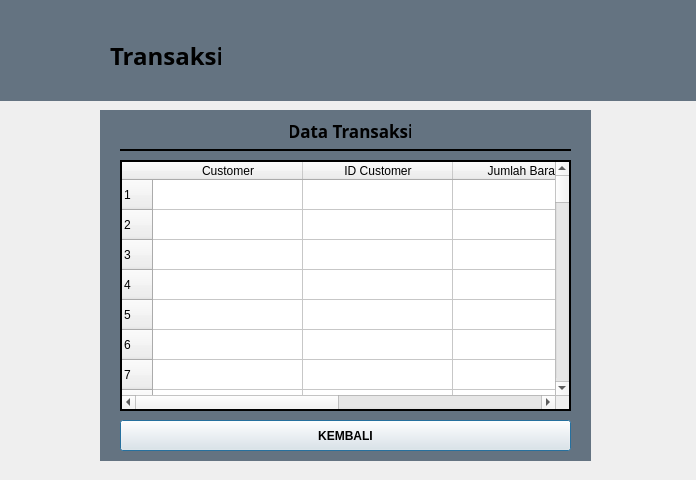
<?xml version="1.0" encoding="UTF-8"?>
<ui version="4.0">
 <class>Dialog</class>
 <widget class="QDialog" name="Dialog">
  <property name="geometry">
   <rect>
    <x>0</x>
    <y>0</y>
    <width>696</width>
    <height>480</height>
   </rect>
  </property>
  <property name="windowTitle">
   <string>Dialog</string>
  </property>
  <widget class="QLabel" name="label">
   <property name="geometry">
    <rect>
     <x>0</x>
     <y>0</y>
     <width>701</width>
     <height>101</height>
    </rect>
   </property>
   <property name="styleSheet">
    <string notr="true">background-color: #647381;</string>
   </property>
   <property name="text">
    <string/>
   </property>
  </widget>
  <widget class="QLabel" name="label_2">
   <property name="geometry">
    <rect>
     <x>0</x>
     <y>0</y>
     <width>111</width>
     <height>101</height>
    </rect>
   </property>
   <property name="styleSheet">
    <string notr="true">image: url(:/newPrefix/images__1_-removebg-preview.png);</string>
   </property>
   <property name="text">
    <string/>
   </property>
  </widget>
  <widget class="QLabel" name="label_3">
   <property name="geometry">
    <rect>
     <x>110</x>
     <y>40</y>
     <width>111</width>
     <height>31</height>
    </rect>
   </property>
   <property name="font">
    <font>
     <family>Myanmar Text</family>
     <pointsize>18</pointsize>
     <weight>75</weight>
     <bold>true</bold>
    </font>
   </property>
   <property name="text">
    <string>Transaksi</string>
   </property>
  </widget>
  <widget class="QLabel" name="label_4">
   <property name="geometry">
    <rect>
     <x>270</x>
     <y>120</y>
     <width>141</width>
     <height>21</height>
    </rect>
   </property>
   <property name="font">
    <font>
     <pointsize>13</pointsize>
     <weight>75</weight>
     <bold>true</bold>
    </font>
   </property>
   <property name="text">
    <string>Data Transaksi</string>
   </property>
   <property name="alignment">
    <set>Qt::AlignCenter</set>
   </property>
  </widget>
  <widget class="QLabel" name="label_5">
   <property name="geometry">
    <rect>
     <x>100</x>
     <y>110</y>
     <width>491</width>
     <height>351</height>
    </rect>
   </property>
   <property name="styleSheet">
    <string notr="true">background: #647381;</string>
   </property>
   <property name="text">
    <string/>
   </property>
  </widget>
  <widget class="Line" name="line">
   <property name="geometry">
    <rect>
     <x>120</x>
     <y>140</y>
     <width>451</width>
     <height>20</height>
    </rect>
   </property>
   <property name="frameShadow">
    <enum>QFrame::Plain</enum>
   </property>
   <property name="lineWidth">
    <number>2</number>
   </property>
   <property name="orientation">
    <enum>Qt::Horizontal</enum>
   </property>
  </widget>
  <widget class="QTableWidget" name="table_dataTransaksi">
   <property name="geometry">
    <rect>
     <x>120</x>
     <y>160</y>
     <width>451</width>
     <height>251</height>
    </rect>
   </property>
   <property name="frameShape">
    <enum>QFrame::Box</enum>
   </property>
   <property name="frameShadow">
    <enum>QFrame::Plain</enum>
   </property>
   <property name="lineWidth">
    <number>2</number>
   </property>
   <property name="rowCount">
    <number>1000</number>
   </property>
   <property name="columnCount">
    <number>4</number>
   </property>
   <attribute name="horizontalHeaderDefaultSectionSize">
    <number>150</number>
   </attribute>
   <row/>
   <row/>
   <row/>
   <row/>
   <row/>
   <row/>
   <row/>
   <row/>
   <row/>
   <row/>
   <row/>
   <row/>
   <row/>
   <row/>
   <row/>
   <row/>
   <row/>
   <row/>
   <row/>
   <row/>
   <row/>
   <row/>
   <row/>
   <row/>
   <row/>
   <row/>
   <row/>
   <row/>
   <row/>
   <row/>
   <row/>
   <row/>
   <row/>
   <row/>
   <row/>
   <row/>
   <row/>
   <row/>
   <row/>
   <row/>
   <row/>
   <row/>
   <row/>
   <row/>
   <row/>
   <row/>
   <row/>
   <row/>
   <row/>
   <row/>
   <row/>
   <row/>
   <row/>
   <row/>
   <row/>
   <row/>
   <row/>
   <row/>
   <row/>
   <row/>
   <row/>
   <row/>
   <row/>
   <row/>
   <row/>
   <row/>
   <row/>
   <row/>
   <row/>
   <row/>
   <row/>
   <row/>
   <row/>
   <row/>
   <row/>
   <row/>
   <row/>
   <row/>
   <row/>
   <row/>
   <row/>
   <row/>
   <row/>
   <row/>
   <row/>
   <row/>
   <row/>
   <row/>
   <row/>
   <row/>
   <row/>
   <row/>
   <row/>
   <row/>
   <row/>
   <row/>
   <row/>
   <row/>
   <row/>
   <row/>
   <row/>
   <row/>
   <row/>
   <row/>
   <row/>
   <row/>
   <row/>
   <row/>
   <row/>
   <row/>
   <row/>
   <row/>
   <row/>
   <row/>
   <row/>
   <row/>
   <row/>
   <row/>
   <row/>
   <row/>
   <row/>
   <row/>
   <row/>
   <row/>
   <row/>
   <row/>
   <row/>
   <row/>
   <row/>
   <row/>
   <row/>
   <row/>
   <row/>
   <row/>
   <row/>
   <row/>
   <row/>
   <row/>
   <row/>
   <row/>
   <row/>
   <row/>
   <row/>
   <row/>
   <row/>
   <row/>
   <row/>
   <row/>
   <row/>
   <row/>
   <row/>
   <row/>
   <row/>
   <row/>
   <row/>
   <row/>
   <row/>
   <row/>
   <row/>
   <row/>
   <row/>
   <row/>
   <row/>
   <row/>
   <row/>
   <row/>
   <row/>
   <row/>
   <row/>
   <row/>
   <row/>
   <row/>
   <row/>
   <row/>
   <row/>
   <row/>
   <row/>
   <row/>
   <row/>
   <row/>
   <row/>
   <row/>
   <row/>
   <row/>
   <row/>
   <row/>
   <row/>
   <row/>
   <row/>
   <row/>
   <row/>
   <row/>
   <row/>
   <row/>
   <row/>
   <row/>
   <row/>
   <row/>
   <row/>
   <row/>
   <row/>
   <row/>
   <row/>
   <row/>
   <row/>
   <row/>
   <row/>
   <row/>
   <row/>
   <row/>
   <row/>
   <row/>
   <row/>
   <row/>
   <row/>
   <row/>
   <row/>
   <row/>
   <row/>
   <row/>
   <row/>
   <row/>
   <row/>
   <row/>
   <row/>
   <row/>
   <row/>
   <row/>
   <row/>
   <row/>
   <row/>
   <row/>
   <row/>
   <row/>
   <row/>
   <row/>
   <row/>
   <row/>
   <row/>
   <row/>
   <row/>
   <row/>
   <row/>
   <row/>
   <row/>
   <row/>
   <row/>
   <row/>
   <row/>
   <row/>
   <row/>
   <row/>
   <row/>
   <row/>
   <row/>
   <row/>
   <row/>
   <row/>
   <row/>
   <row/>
   <row/>
   <row/>
   <row/>
   <row/>
   <row/>
   <row/>
   <row/>
   <row/>
   <row/>
   <row/>
   <row/>
   <row/>
   <row/>
   <row/>
   <row/>
   <row/>
   <row/>
   <row/>
   <row/>
   <row/>
   <row/>
   <row/>
   <row/>
   <row/>
   <row/>
   <row/>
   <row/>
   <row/>
   <row/>
   <row/>
   <row/>
   <row/>
   <row/>
   <row/>
   <row/>
   <row/>
   <row/>
   <row/>
   <row/>
   <row/>
   <row/>
   <row/>
   <row/>
   <row/>
   <row/>
   <row/>
   <row/>
   <row/>
   <row/>
   <row/>
   <row/>
   <row/>
   <row/>
   <row/>
   <row/>
   <row/>
   <row/>
   <row/>
   <row/>
   <row/>
   <row/>
   <row/>
   <row/>
   <row/>
   <row/>
   <row/>
   <row/>
   <row/>
   <row/>
   <row/>
   <row/>
   <row/>
   <row/>
   <row/>
   <row/>
   <row/>
   <row/>
   <row/>
   <row/>
   <row/>
   <row/>
   <row/>
   <row/>
   <row/>
   <row/>
   <row/>
   <row/>
   <row/>
   <row/>
   <row/>
   <row/>
   <row/>
   <row/>
   <row/>
   <row/>
   <row/>
   <row/>
   <row/>
   <row/>
   <row/>
   <row/>
   <row/>
   <row/>
   <row/>
   <row/>
   <row/>
   <row/>
   <row/>
   <row/>
   <row/>
   <row/>
   <row/>
   <row/>
   <row/>
   <row/>
   <row/>
   <row/>
   <row/>
   <row/>
   <row/>
   <row/>
   <row/>
   <row/>
   <row/>
   <row/>
   <row/>
   <row/>
   <row/>
   <row/>
   <row/>
   <row/>
   <row/>
   <row/>
   <row/>
   <row/>
   <row/>
   <row/>
   <row/>
   <row/>
   <row/>
   <row/>
   <row/>
   <row/>
   <row/>
   <row/>
   <row/>
   <row/>
   <row/>
   <row/>
   <row/>
   <row/>
   <row/>
   <row/>
   <row/>
   <row/>
   <row/>
   <row/>
   <row/>
   <row/>
   <row/>
   <row/>
   <row/>
   <row/>
   <row/>
   <row/>
   <row/>
   <row/>
   <row/>
   <row/>
   <row/>
   <row/>
   <row/>
   <row/>
   <row/>
   <row/>
   <row/>
   <row/>
   <row/>
   <row/>
   <row/>
   <row/>
   <row/>
   <row/>
   <row/>
   <row/>
   <row/>
   <row/>
   <row/>
   <row/>
   <row/>
   <row/>
   <row/>
   <row/>
   <row/>
   <row/>
   <row/>
   <row/>
   <row/>
   <row/>
   <row/>
   <row/>
   <row/>
   <row/>
   <row/>
   <row/>
   <row/>
   <row/>
   <row/>
   <row/>
   <row/>
   <row/>
   <row/>
   <row/>
   <row/>
   <row/>
   <row/>
   <row/>
   <row/>
   <row/>
   <row/>
   <row/>
   <row/>
   <row/>
   <row/>
   <row/>
   <row/>
   <row/>
   <row/>
   <row/>
   <row/>
   <row/>
   <row/>
   <row/>
   <row/>
   <row/>
   <row/>
   <row/>
   <row/>
   <row/>
   <row/>
   <row/>
   <row/>
   <row/>
   <row/>
   <row/>
   <row/>
   <row/>
   <row/>
   <row/>
   <row/>
   <row/>
   <row/>
   <row/>
   <row/>
   <row/>
   <row/>
   <row/>
   <row/>
   <row/>
   <row/>
   <row/>
   <row/>
   <row/>
   <row/>
   <row/>
   <row/>
   <row/>
   <row/>
   <row/>
   <row/>
   <row/>
   <row/>
   <row/>
   <row/>
   <row/>
   <row/>
   <row/>
   <row/>
   <row/>
   <row/>
   <row/>
   <row/>
   <row/>
   <row/>
   <row/>
   <row/>
   <row/>
   <row/>
   <row/>
   <row/>
   <row/>
   <row/>
   <row/>
   <row/>
   <row/>
   <row/>
   <row/>
   <row/>
   <row/>
   <row/>
   <row/>
   <row/>
   <row/>
   <row/>
   <row/>
   <row/>
   <row/>
   <row/>
   <row/>
   <row/>
   <row/>
   <row/>
   <row/>
   <row/>
   <row/>
   <row/>
   <row/>
   <row/>
   <row/>
   <row/>
   <row/>
   <row/>
   <row/>
   <row/>
   <row/>
   <row/>
   <row/>
   <row/>
   <row/>
   <row/>
   <row/>
   <row/>
   <row/>
   <row/>
   <row/>
   <row/>
   <row/>
   <row/>
   <row/>
   <row/>
   <row/>
   <row/>
   <row/>
   <row/>
   <row/>
   <row/>
   <row/>
   <row/>
   <row/>
   <row/>
   <row/>
   <row/>
   <row/>
   <row/>
   <row/>
   <row/>
   <row/>
   <row/>
   <row/>
   <row/>
   <row/>
   <row/>
   <row/>
   <row/>
   <row/>
   <row/>
   <row/>
   <row/>
   <row/>
   <row/>
   <row/>
   <row/>
   <row/>
   <row/>
   <row/>
   <row/>
   <row/>
   <row/>
   <row/>
   <row/>
   <row/>
   <row/>
   <row/>
   <row/>
   <row/>
   <row/>
   <row/>
   <row/>
   <row/>
   <row/>
   <row/>
   <row/>
   <row/>
   <row/>
   <row/>
   <row/>
   <row/>
   <row/>
   <row/>
   <row/>
   <row/>
   <row/>
   <row/>
   <row/>
   <row/>
   <row/>
   <row/>
   <row/>
   <row/>
   <row/>
   <row/>
   <row/>
   <row/>
   <row/>
   <row/>
   <row/>
   <row/>
   <row/>
   <row/>
   <row/>
   <row/>
   <row/>
   <row/>
   <row/>
   <row/>
   <row/>
   <row/>
   <row/>
   <row/>
   <row/>
   <row/>
   <row/>
   <row/>
   <row/>
   <row/>
   <row/>
   <row/>
   <row/>
   <row/>
   <row/>
   <row/>
   <row/>
   <row/>
   <row/>
   <row/>
   <row/>
   <row/>
   <row/>
   <row/>
   <row/>
   <row/>
   <row/>
   <row/>
   <row/>
   <row/>
   <row/>
   <row/>
   <row/>
   <row/>
   <row/>
   <row/>
   <row/>
   <row/>
   <row/>
   <row/>
   <row/>
   <row/>
   <row/>
   <row/>
   <row/>
   <row/>
   <row/>
   <row/>
   <row/>
   <row/>
   <row/>
   <row/>
   <row/>
   <row/>
   <row/>
   <row/>
   <row/>
   <row/>
   <row/>
   <row/>
   <row/>
   <row/>
   <row/>
   <row/>
   <row/>
   <row/>
   <row/>
   <row/>
   <row/>
   <row/>
   <row/>
   <row/>
   <row/>
   <row/>
   <row/>
   <row/>
   <row/>
   <row/>
   <row/>
   <row/>
   <row/>
   <row/>
   <row/>
   <row/>
   <row/>
   <row/>
   <row/>
   <row/>
   <row/>
   <row/>
   <row/>
   <row/>
   <row/>
   <row/>
   <row/>
   <row/>
   <row/>
   <row/>
   <row/>
   <row/>
   <row/>
   <row/>
   <row/>
   <row/>
   <row/>
   <row/>
   <row/>
   <row/>
   <row/>
   <row/>
   <row/>
   <row/>
   <row/>
   <row/>
   <row/>
   <row/>
   <row/>
   <row/>
   <row/>
   <row/>
   <row/>
   <row/>
   <row/>
   <row/>
   <row/>
   <row/>
   <row/>
   <row/>
   <row/>
   <row/>
   <row/>
   <row/>
   <row/>
   <row/>
   <row/>
   <row/>
   <row/>
   <row/>
   <row/>
   <row/>
   <row/>
   <row/>
   <row/>
   <row/>
   <row/>
   <row/>
   <row/>
   <row/>
   <row/>
   <row/>
   <row/>
   <row/>
   <row/>
   <row/>
   <row/>
   <row/>
   <row/>
   <row/>
   <row/>
   <row/>
   <row/>
   <row/>
   <row/>
   <row/>
   <row/>
   <row/>
   <row/>
   <row/>
   <row/>
   <row/>
   <row/>
   <row/>
   <row/>
   <row/>
   <row/>
   <row/>
   <row/>
   <row/>
   <row/>
   <row/>
   <row/>
   <row/>
   <row/>
   <row/>
   <row/>
   <row/>
   <row/>
   <row/>
   <row/>
   <row/>
   <row/>
   <row/>
   <row/>
   <row/>
   <row/>
   <row/>
   <row/>
   <row/>
   <row/>
   <row/>
   <row/>
   <row/>
   <row/>
   <row/>
   <row/>
   <row/>
   <row/>
   <row/>
   <row/>
   <row/>
   <row/>
   <row/>
   <row/>
   <row/>
   <row/>
   <row/>
   <row/>
   <row/>
   <row/>
   <row/>
   <row/>
   <row/>
   <row/>
   <row/>
   <row/>
   <row/>
   <row/>
   <row/>
   <row/>
   <row/>
   <row/>
   <row/>
   <row/>
   <row/>
   <row/>
   <row/>
   <row/>
   <row/>
   <row/>
   <row/>
   <row/>
   <row/>
   <row/>
   <row/>
   <row/>
   <row/>
   <row/>
   <row/>
   <row/>
   <row/>
   <row/>
   <row/>
   <row/>
   <row/>
   <row/>
   <row/>
   <row/>
   <row/>
   <row/>
   <row/>
   <row/>
   <row/>
   <row/>
   <row/>
   <row/>
   <row/>
   <row/>
   <row/>
   <row/>
   <row/>
   <row/>
   <row/>
   <row/>
   <row/>
   <row/>
   <row/>
   <row/>
   <row/>
   <row/>
   <row/>
   <row/>
   <row/>
   <row/>
   <row/>
   <row/>
   <row/>
   <row/>
   <row/>
   <row/>
   <row/>
   <row/>
   <row/>
   <row/>
   <row/>
   <row/>
   <row/>
   <row/>
   <row/>
   <row/>
   <row/>
   <row/>
   <row/>
   <row/>
   <row/>
   <row/>
   <row/>
   <row/>
   <row/>
   <row/>
   <row/>
   <row/>
   <row/>
   <row/>
   <row/>
   <row/>
   <column>
    <property name="text">
     <string>Customer</string>
    </property>
   </column>
   <column>
    <property name="text">
     <string>ID Customer</string>
    </property>
   </column>
   <column>
    <property name="text">
     <string>Jumlah Barang</string>
    </property>
   </column>
   <column>
    <property name="text">
     <string>Total Bayar</string>
    </property>
   </column>
  </widget>
  <widget class="QLabel" name="label_6">
   <property name="geometry">
    <rect>
     <x>290</x>
     <y>120</y>
     <width>121</width>
     <height>21</height>
    </rect>
   </property>
   <property name="font">
    <font>
     <family>Myanmar Text</family>
     <pointsize>13</pointsize>
     <weight>75</weight>
     <bold>true</bold>
    </font>
   </property>
   <property name="text">
    <string>Data Transaksi</string>
   </property>
   <property name="alignment">
    <set>Qt::AlignCenter</set>
   </property>
  </widget>
  <widget class="QPushButton" name="PB_kembali3">
   <property name="geometry">
    <rect>
     <x>120</x>
     <y>420</y>
     <width>451</width>
     <height>31</height>
    </rect>
   </property>
   <property name="font">
    <font>
     <weight>75</weight>
     <bold>true</bold>
    </font>
   </property>
   <property name="text">
    <string>KEMBALI</string>
   </property>
  </widget>
 </widget>
 <resources>
  <include location="source.qrc"/>
 </resources>
 <connections/>
</ui>
